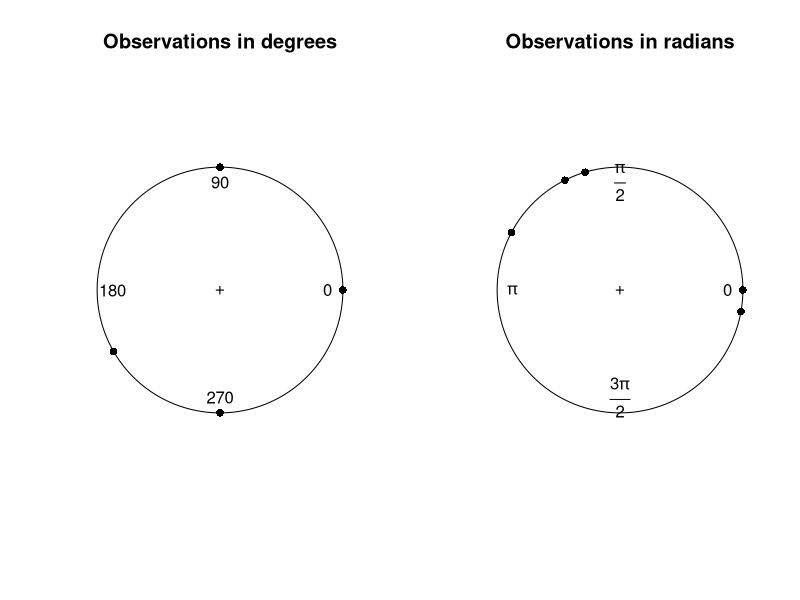

Here is the R script that generated this plot:
## ---- chunk 1
# install.packages("circular")
library(circular)
## ---- chunk 2
data.deg <- as.circular(c(0, 90, 210, 270, 360), units = "degrees")
data.rad <- as.circular(c(0, 90, 210, 270, 360), units = "radians")
## ---- chunk 3
par(mfrow = c(1,2))
plot(data.deg, main = "Observations in degrees")
plot(data.rad, main = "Observations in radians")
## ---- chunk 4
#Obtaining the linear mean of the values we have specified. 
mean(c(0, 90, 210, 270, 360))
## ---- chunk 5
mean(data.deg)
## ---- chunk 6
mean_deg <- mean(data.deg)
## ---- chunk 7
rho.circular(data.deg)
## ---- chunk 8
var(data.deg)
sd(data.deg)
